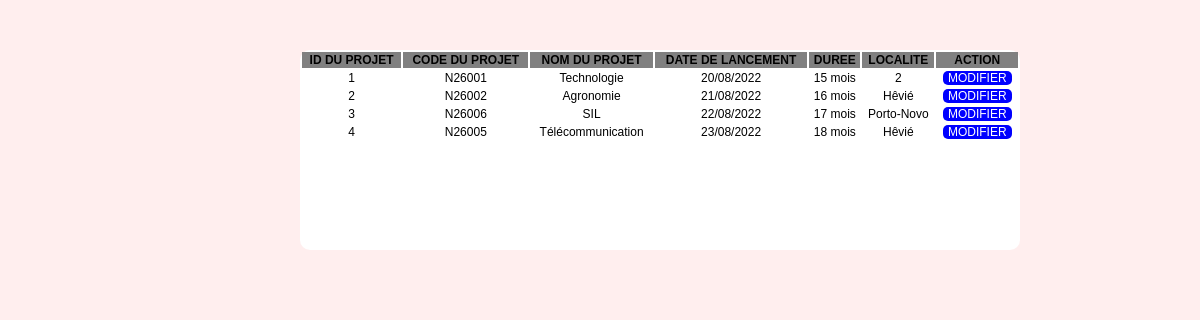
The page /liste/index.php on the database its author committed.
### tables this page shows
CREATE TABLE IF NOT EXISTS `projet` (
  `idProjet` int(11) UNSIGNED NOT NULL AUTO_INCREMENT,
  `codeProjet` varchar(255) NOT NULL,
  `nomProjet` varchar(255) NOT NULL,
  `dateLancement` varchar(255) NOT NULL,
  `duree` varchar(255) NOT NULL,
  `nomLocalite` varchar(255) NOT NULL,
  PRIMARY KEY (`idProjet`)
);

### liste/index.php (the view, shortened to what this page needs)
<?php
try {
    $bd = new PDO ('mysql:localhost=host; dbname=projets; charset=utf8;', 'root', '');
} catch (Exception $e) {
    die('Une erreur est survenue:' . $e->getMessage());
}
$insertInfosProjet = $bd->query("SELECT * FROM projet");
?>
<!DOCTYPE html>
<html lang="fr">
<head>
    <link rel="stylesheet" href="../css/main.css">
</head>
<body>
<div class="table">
    <table>
        <thead>
            <th>ID DU PROJET</th>
            <th>CODE DU PROJET</th>
            <th>NOM DU PROJET</th>
            <th>DATE DE LANCEMENT</th>
            <th>DUREE</th>
            <th>LOCALITE</th>
            <th>ACTION</th>
        </thead>
        <tbody>
        <?php
     while($key = $insertInfosProjet->fetch()){
    ?>
    <tr>
        <td><?= $key['idProjet'];?></td>
        <td><?= $key['codeProjet'];?></td>
        <td><?= $key['nomProjet'];?></td>
        <td><?= $key['dateLancement'];?></td>
        <td><?= $key['duree'];?></td>
        <td><?= $key['nomLocalite'];?></td>
        <td><a class="button" href="../modifier/?idProjet=<?= $key['idProjet'];?>">MODIFIER</a></td>
    </tr>
<?php
}
?>
        </tbody>
    </table>
</div>
</body>
</html>

### css/main.css (style rules this page uses)
body { margin: 0; padding: 0; font-family: Arial, Helvetica, sans-serif; font-size: 12px; background: #FFEEEE; }
.table { margin: 50px 10px 20px 300px; width: 60%; height: 200px; border-radius: 10px; background: white; }
.table table { width: 100%; }
thead { width: 100%; background: grey; border: 2px solid black; font-weight: 20px; }
th, td { text-align: center; font-weight: 20px; }
.button { margin-top: 30px; background: blue; padding: 0px 5px; text-decoration: none; border: none; color: white; border-radius: 5px; }

### rows shown on the page
projet: idProjet "1", codeProjet "N26001", nomProjet "Technologie", dateLancement "20/08/2022", duree "15 mois", nomLocalite "2"
projet: idProjet "2", codeProjet "N26002", nomProjet "Agronomie", dateLancement "21/08/2022", duree "16 mois", nomLocalite "Hêvié"
projet: idProjet "3", codeProjet "N26006", nomProjet "SIL", dateLancement "22/08/2022", duree "17 mois", nomLocalite "Porto-Novo"
projet: idProjet "4", codeProjet "N26005", nomProjet "Télécommunication", dateLancement "23/08/2022", duree "18 mois", nomLocalite "Hêvié"
